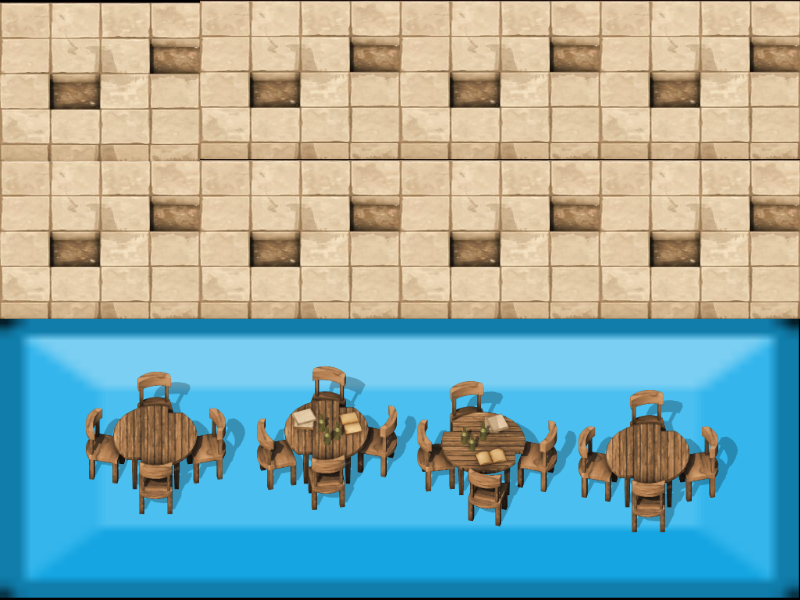

Rendered tile map (Tiled .tmx) drawn with the repository's tilesets; below, a short description and the full map source, tile grids included:
An orthogonal 1x1 tile map with 800x600 px tiles, 1 tile layer (Tile Layer 1) and 5 objects (island_map.tmx, start).

<map version="1.5" tiledversion="1.6.0" orientation="orthogonal" renderorder="right-down" width="1" height="1" tilewidth="800" tileheight="600" infinite="0" nextlayerid="6" nextobjectid="8">
 <tileset firstgid="1" source="inside.tsx" />
 <layer id="1" name="Tile Layer 1" width="1" height="1">
  <data encoding="csv">
5
</data>
 </layer>
 <objectgroup id="3" name="obstacle">
  <object id="5" x="7" y="10" width="789" height="309" />
  <object id="6" x="11" y="572" width="787" height="27" />
  <object id="7" x="771" y="329" width="25" height="270" />
 </objectgroup>
 <objectgroup id="4" name="houses">
  <object id="3" name="island_map.tmx" x="5" y="318" width="35" height="279" />
 </objectgroup>
 <objectgroup id="5" name="hero_start_position">
  <object id="4" name="start" x="102" y="390">
   <point />
  </object>
 </objectgroup>
</map>
